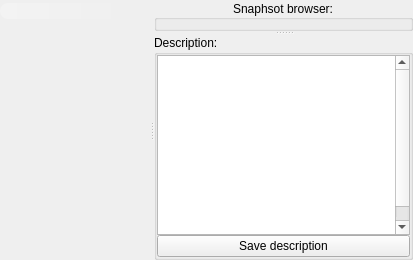
<?xml version="1.0" encoding="UTF-8"?>
<ui version="4.0">
 <class>checkOutTree</class>
 <widget class="QWidget" name="checkOutTree">
  <property name="minimumSize">
   <size>
    <width>400</width>
    <height>250</height>
   </size>
  </property>
  <layout class="QVBoxLayout" name="verticalLayout">
   <property name="margin">
    <number>0</number>
   </property>
   <item>
    <widget class="QSplitter" name="commentsSplitter">
     <property name="orientation">
      <enum>Qt::Horizontal</enum>
     </property>
     <widget class="QWidget" name="layoutWidget">
      <layout class="QGridLayout" name="gridLayout" columnstretch="1,0,0,0">
       <property name="spacing">
        <number>0</number>
       </property>
       <item row="0" column="0">
        <widget class="QLineEdit" name="searchLineEdit">
         <property name="font">
          <font>
           <pointsize>9</pointsize>
          </font>
         </property>
         <property name="styleSheet">
          <string notr="true">QLineEdit {
    border: 0px;
    border-radius: 8px;
	show-decoration-selected: 1;
    padding: 0px 8px;
    background: qlineargradient(spread:pad, x1:0, y1:0, x2:1, y2:0, stop:0 rgba(255, 255, 255, 64), stop:1 rgba(255, 255, 255, 0));
	background-position: bottom left;
	background-image: url(&quot;:/ui_check/gliph/search_16.png&quot;);
	background-repeat: fixed;
    selection-background-color: darkgray;
	padding-left: 15px;
}
QLineEdit:hover{
	color: white;
	background-image: url(&quot;:/ui_check/gliph/searchHover_16.png&quot;);
}</string>
         </property>
         <property name="frame">
          <bool>false</bool>
         </property>
        </widget>
       </item>
       <item row="0" column="2">
        <widget class="QToolButton" name="refreshToolButton">
         <property name="maximumSize">
          <size>
           <width>22</width>
           <height>22</height>
          </size>
         </property>
         <property name="popupMode">
          <enum>QToolButton::InstantPopup</enum>
         </property>
         <property name="autoRaise">
          <bool>true</bool>
         </property>
        </widget>
       </item>
       <item row="1" column="0" colspan="4">
        <widget class="QSplitter" name="searchOptionsSplitter">
         <property name="orientation">
          <enum>Qt::Vertical</enum>
         </property>
        </widget>
       </item>
       <item row="0" column="1">
        <layout class="QVBoxLayout" name="expandingLayout">
         <property name="spacing">
          <number>0</number>
         </property>
        </layout>
       </item>
      </layout>
     </widget>
     <widget class="QWidget" name="gridLayoutWidget_2">
      <layout class="QGridLayout" name="commentsLayout">
       <property name="spacing">
        <number>0</number>
       </property>
       <item row="0" column="0">
        <widget class="QSplitter" name="descriptionSplitter">
         <property name="orientation">
          <enum>Qt::Vertical</enum>
         </property>
         <widget class="QGroupBox" name="snapshotBrowserGroupBox">
          <property name="title">
           <string>Snaphsot browser:</string>
          </property>
          <property name="alignment">
           <set>Qt::AlignCenter</set>
          </property>
          <property name="flat">
           <bool>true</bool>
          </property>
          <layout class="QVBoxLayout" name="snapshotBrowserLayout">
           <property name="spacing">
            <number>0</number>
           </property>
           <property name="margin">
            <number>0</number>
           </property>
          </layout>
         </widget>
         <widget class="QGroupBox" name="commentsGroupBox">
          <property name="maximumSize">
           <size>
            <width>16777215</width>
            <height>250</height>
           </size>
          </property>
          <property name="title">
           <string>Description:</string>
          </property>
          <property name="flat">
           <bool>true</bool>
          </property>
          <layout class="QVBoxLayout" name="verticalLayout_2">
           <property name="spacing">
            <number>0</number>
           </property>
           <property name="margin">
            <number>0</number>
           </property>
           <item>
            <layout class="QVBoxLayout" name="editorLayout">
             <property name="spacing">
              <number>0</number>
             </property>
            </layout>
           </item>
           <item>
            <widget class="QTextEdit" name="descriptionTextEdit">
             <property name="html">
              <string>&lt;!DOCTYPE HTML PUBLIC &quot;-//W3C//DTD HTML 4.0//EN&quot; &quot;http://www.w3.org/TR/REC-html40/strict.dtd&quot;&gt;
&lt;html&gt;&lt;head&gt;&lt;meta name=&quot;qrichtext&quot; content=&quot;1&quot; /&gt;&lt;style type=&quot;text/css&quot;&gt;
p, li { white-space: pre-wrap; }
&lt;/style&gt;&lt;/head&gt;&lt;body style=&quot; font-family:'Sans Serif'; font-size:10pt; font-weight:400; font-style:normal;&quot;&gt;
&lt;table border=&quot;0&quot; style=&quot;-qt-table-type: root; margin-top:4px; margin-bottom:4px; margin-left:4px; margin-right:4px;&quot;&gt;
&lt;tr&gt;
&lt;td style=&quot;border: none;&quot;&gt;
&lt;p style=&quot;-qt-paragraph-type:empty; margin-top:0px; margin-bottom:0px; margin-left:0px; margin-right:0px; -qt-block-indent:0; text-indent:0px; font-family:'MS Shell Dlg 2'; font-size:8pt;&quot;&gt;&lt;/p&gt;
&lt;p style=&quot; margin-top:0px; margin-bottom:0px; margin-left:0px; margin-right:0px; -qt-block-indent:0; text-indent:0px;&quot;&gt;&lt;span style=&quot; font-family:'MS Shell Dlg 2'; font-size:8pt;&quot;&gt;&lt;br /&gt;&lt;/span&gt;&lt;/p&gt;
&lt;p style=&quot;-qt-paragraph-type:empty; margin-top:0px; margin-bottom:0px; margin-left:0px; margin-right:0px; -qt-block-indent:0; text-indent:0px; font-family:'MS Shell Dlg 2'; font-size:8pt;&quot;&gt;&lt;/p&gt;
&lt;p style=&quot; margin-top:0px; margin-bottom:0px; margin-left:0px; margin-right:0px; -qt-block-indent:0; text-indent:0px;&quot;&gt;&lt;span style=&quot; font-family:'MS Shell Dlg 2'; font-size:8pt;&quot;&gt;&lt;br /&gt;&lt;/span&gt;&lt;/p&gt;
&lt;p style=&quot;-qt-paragraph-type:empty; margin-top:0px; margin-bottom:0px; margin-left:0px; margin-right:0px; -qt-block-indent:0; text-indent:0px; font-family:'MS Shell Dlg 2'; font-size:8pt;&quot;&gt;&lt;/p&gt;
&lt;p style=&quot; margin-top:0px; margin-bottom:0px; margin-left:0px; margin-right:0px; -qt-block-indent:0; text-indent:0px;&quot;&gt;&lt;span style=&quot; font-family:'MS Shell Dlg 2'; font-size:8pt;&quot;&gt;&lt;br /&gt;&lt;/span&gt;&lt;/p&gt;
&lt;p style=&quot;-qt-paragraph-type:empty; margin-top:0px; margin-bottom:0px; margin-left:0px; margin-right:0px; -qt-block-indent:0; text-indent:0px; font-family:'MS Shell Dlg 2'; font-size:8pt;&quot;&gt;&lt;/p&gt;
&lt;p style=&quot; margin-top:0px; margin-bottom:0px; margin-left:0px; margin-right:0px; -qt-block-indent:0; text-indent:0px;&quot;&gt;&lt;span style=&quot; font-family:'MS Shell Dlg 2'; font-size:8pt;&quot;&gt;&lt;br /&gt;&lt;/span&gt;&lt;/p&gt;&lt;/td&gt;&lt;/tr&gt;&lt;/table&gt;&lt;/body&gt;&lt;/html&gt;</string>
             </property>
            </widget>
           </item>
           <item>
            <widget class="QPushButton" name="saveDescriprionButton">
             <property name="text">
              <string>Save description</string>
             </property>
            </widget>
           </item>
          </layout>
         </widget>
        </widget>
       </item>
      </layout>
     </widget>
    </widget>
   </item>
  </layout>
 </widget>
 <tabstops>
  <tabstop>searchLineEdit</tabstop>
  <tabstop>saveDescriprionButton</tabstop>
  <tabstop>descriptionTextEdit</tabstop>
 </tabstops>
 <resources>
  <include location="../resources.qrc"/>
 </resources>
 <connections/>
</ui>
